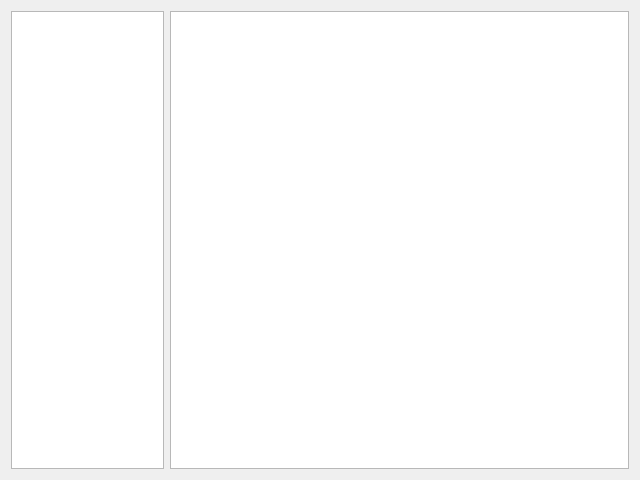
<?xml version="1.0" encoding="UTF-8"?>
<ui version="4.0">
 <class>Form</class>
 <widget class="QWidget" name="Form">
  <property name="geometry">
   <rect>
    <x>0</x>
    <y>0</y>
    <width>640</width>
    <height>480</height>
   </rect>
  </property>
  <property name="windowTitle">
   <string>Form</string>
  </property>
  <property name="windowIcon">
   <iconset>
    <normaloff>../icon/pool.ico</normaloff>../icon/pool.ico</iconset>
  </property>
  <layout class="QVBoxLayout" name="verticalLayout">
   <item>
    <layout class="QHBoxLayout" name="horizontalLayout" stretch="1,3">
     <item>
      <widget class="QListWidget" name="listWidget"/>
     </item>
     <item>
      <widget class="QTableWidget" name="tableWidget"/>
     </item>
    </layout>
   </item>
  </layout>
 </widget>
 <resources/>
 <connections/>
</ui>
